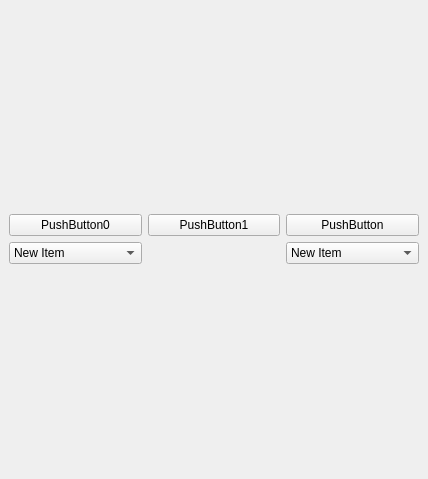
<?xml version="1.0" encoding="UTF-8"?>
<ui version="4.0">
 <class>SamplePlugin</class>
 <widget class="QDockWidget" name="SamplePlugin">
  <property name="geometry">
   <rect>
    <x>0</x>
    <y>0</y>
    <width>428</width>
    <height>479</height>
   </rect>
  </property>
  <property name="windowTitle">
   <string>DockWidget</string>
  </property>
  <widget class="QWidget" name="dockWidgetContents">
   <layout class="QVBoxLayout" name="verticalLayout_2">
    <item>
     <layout class="QVBoxLayout" name="verticalLayout">
      <item>
       <layout class="QGridLayout" name="gridLayout">
        <item row="0" column="2">
         <widget class="QPushButton" name="pushButton">
          <property name="text">
           <string>PushButton</string>
          </property>
         </widget>
        </item>
        <item row="0" column="0">
         <widget class="QPushButton" name="_btn0">
          <property name="text">
           <string>PushButton0</string>
          </property>
         </widget>
        </item>
        <item row="0" column="1">
         <widget class="QPushButton" name="_btn1">
          <property name="text">
           <string>PushButton1</string>
          </property>
         </widget>
        </item>
        <item row="1" column="0">
         <widget class="QComboBox" name="comboBox">
          <item>
           <property name="text">
            <string>New Item</string>
           </property>
          </item>
          <item>
           <property name="text">
            <string>New Item</string>
           </property>
          </item>
          <item>
           <property name="text">
            <string>New Item</string>
           </property>
          </item>
          <item>
           <property name="text">
            <string>New Item</string>
           </property>
          </item>
          <item>
           <property name="text">
            <string>New Item</string>
           </property>
          </item>
         </widget>
        </item>
        <item row="1" column="2">
         <widget class="QComboBox" name="comboBox_2">
          <item>
           <property name="text">
            <string>New Item</string>
           </property>
          </item>
          <item>
           <property name="text">
            <string>New Item</string>
           </property>
          </item>
          <item>
           <property name="text">
            <string>New Item</string>
           </property>
          </item>
          <item>
           <property name="text">
            <string>New Item</string>
           </property>
          </item>
         </widget>
        </item>
       </layout>
      </item>
     </layout>
    </item>
    <item>
     <layout class="QVBoxLayout" name="verticalLayout_3">
      <item>
       <layout class="QHBoxLayout" name="horizontalLayout">
        <item>
         <layout class="QGridLayout" name="gridLayout_2"/>
        </item>
       </layout>
      </item>
     </layout>
    </item>
   </layout>
  </widget>
 </widget>
 <resources/>
 <connections/>
</ui>
